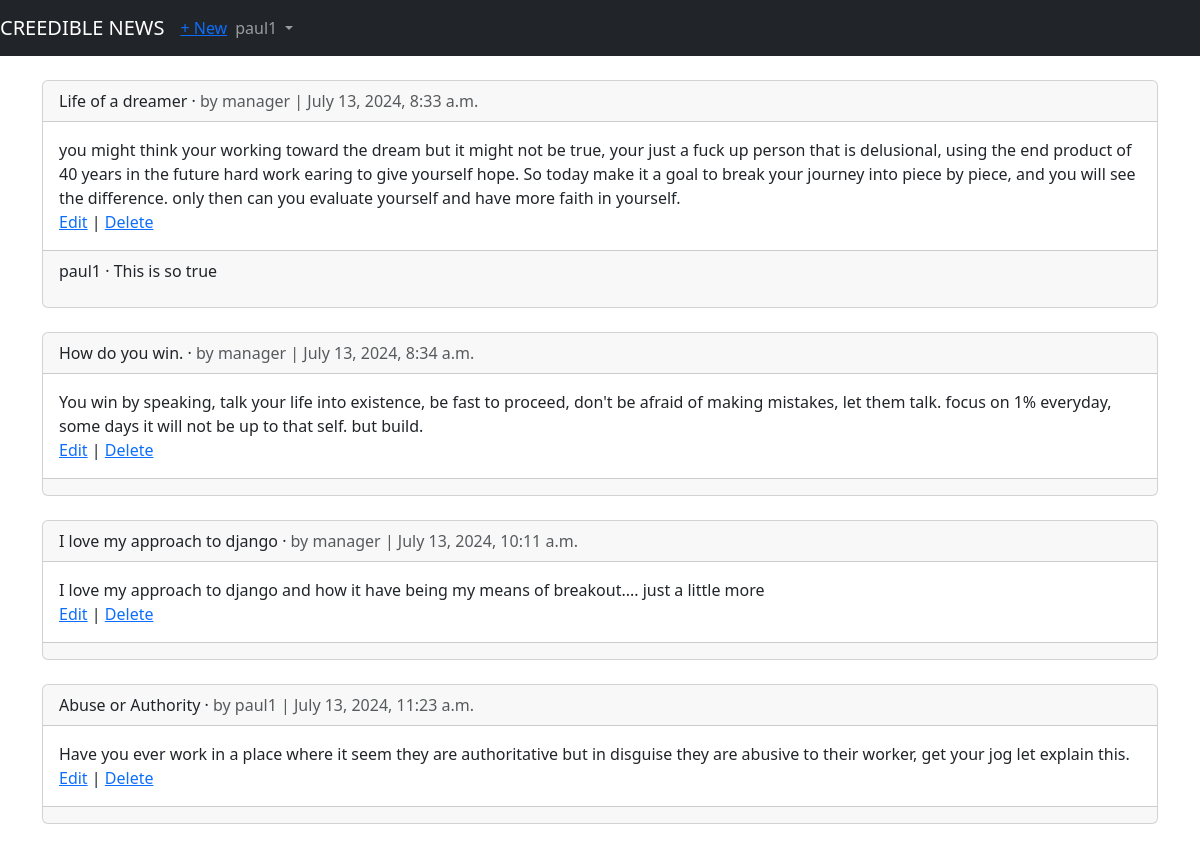
/articles/ (signed in), run on the app's committed database.
### users/models.py (models this page shows)
class CustomUser(AbstractUser):
    age = models.PositiveIntegerField(null=True, blank=True)

### articles/models.py (models this page shows, shortened)
class Article(models.Model):
    title = models.CharField(max_length=255)
    body = models.TextField()
    date = models.DateTimeField(auto_now_add=True)
    author = models.ForeignKey(
        get_user_model(),
        on_delete=models.CASCADE,
    )

class Comment(models.Model):
    article = models.ForeignKey(Article, on_delete=models.CASCADE, related_name='comments')
    comment = models.CharField(max_length=140)
    author = models.ForeignKey(
        get_user_model(),
        on_delete=models.CASCADE,
    )
    def __str__(self):
        return self.comment

### articles/views.py (the view)
# urls.py: path('', ArticleListView.as_view(), name='article_list'),
class ArticleListView(LoginRequiredMixin, ListView):
    model = Article
    template_name = 'article_list.html'
    login_url = 'login'

### templates/article_list.html (shortened to what this page needs)
{% extends 'base.html' %}
{%block content %}
    {% for article in object_list %}
        <div class="card">
            <div class="card-header">
                <span class="font-weight-bold">{{ article.title }}</span> &middot;
                <span class="text-muted">by {{ article.author }} | {{ article.date }} </span>
            </div>
            <div class="card-body">
                {{ article.body }}
                <br />
                <a href="{% url 'article_edit' article.pk %}">Edit</a> | <a href="{% url 'article_delete' article.pk %}">Delete</a>
            </div>
            <div class="card-footer">
                {% for comment in article.comments.all %}
                    <p>
                        <span class="font-weight-bold">{{ comment.author }} &middot;</span>
                        {{ comment }}
                    </p>
                {% endfor %}
            </div>
        </div>
        <br />
    {% endfor %}
{% endblock content %}

### templates/base.html (shortened to what this page needs)
<!DOCTYPE html>
<html lang="en">
<head>
    <link href="https://cdn.jsdelivr.net/npm/bootstrap@5.3.3/dist/css/bootstrap.min.css" rel="stylesheet">
</head>
<body>
    <nav class="navbar navbar-expand-md navbar-dark bg-dark mb-4">
        <a href="{% url 'home' %}" class="navbar-brand">CREEDIBLE NEWS</a>
        {% if user.is_authenticated %}
        <ul class="navbar-nav mr-auto">
            <li class="nav-item"><a href="{% url 'article_new' %}">+ New</a></li>
        </ul>
        {% endif %}
        <div class="collapse navbar-collapse" id="navbarCollapse">
            {% if user.is_authenticated %}
                <ul class="navbar-nav mr-auto">
                    <li class="nav-item dropdown">
                        <a href="#" class="nav-link dropdown-toggle" id="userMenu" role="button" data-bs-toggle="dropdown" aria-expanded="false">
                            {{ user.username }}
                        </a>
                    </li>
                </ul>
            {% else %}
                <div class="d-flex ms-auto">
                    <a href="{% url 'login' %}" class="btn btn-outline-secondary">Log In</a>
                    <a href="{% url 'signup' %}" class="btn btn-primary ms-2">Sign up</a>
                </div>
            {% endif %}
        </div>
    </nav>
    <div class="container">
        {%block content %}
        {% endblock content %}
    </div>
</body>
</html>

### data on the page
CustomUser: username "paul1"
Article: title "Life of a dreamer", author "manager", date "July 13, 2024, 8:33 a.m.", body "you might think your working toward the dream but it might not be true, your just a fuck up person that is delusional, using the end product of 40 years in the future hard work earing to give yourself hope. So today make it a goal to break your journey into piece by piece, and you will see the difference. only then can you evaluate yourself and have more faith in yourself."
Comment: author "paul1", comment "This is so true"
Article: title "How do you win.", author "manager", date "July 13, 2024, 8:34 a.m.", body "You win by speaking, talk your life into existence, be fast to proceed, don't be afraid of making mistakes, let them talk. focus on 1% everyday, some days it will not be up to that self. but build."
Article: title "I love my approach to django", author "manager", date "July 13, 2024, 10:11 a.m.", body "I love my approach to django and how it have being my means of breakout.... just a little more"
Article: title "Abuse or Authority", author "paul1", date "July 13, 2024, 11:23 a.m.", body "Have you ever work in a place where it seem they are authoritative but in disguise they are abusive to their worker, get your jog let explain this."
